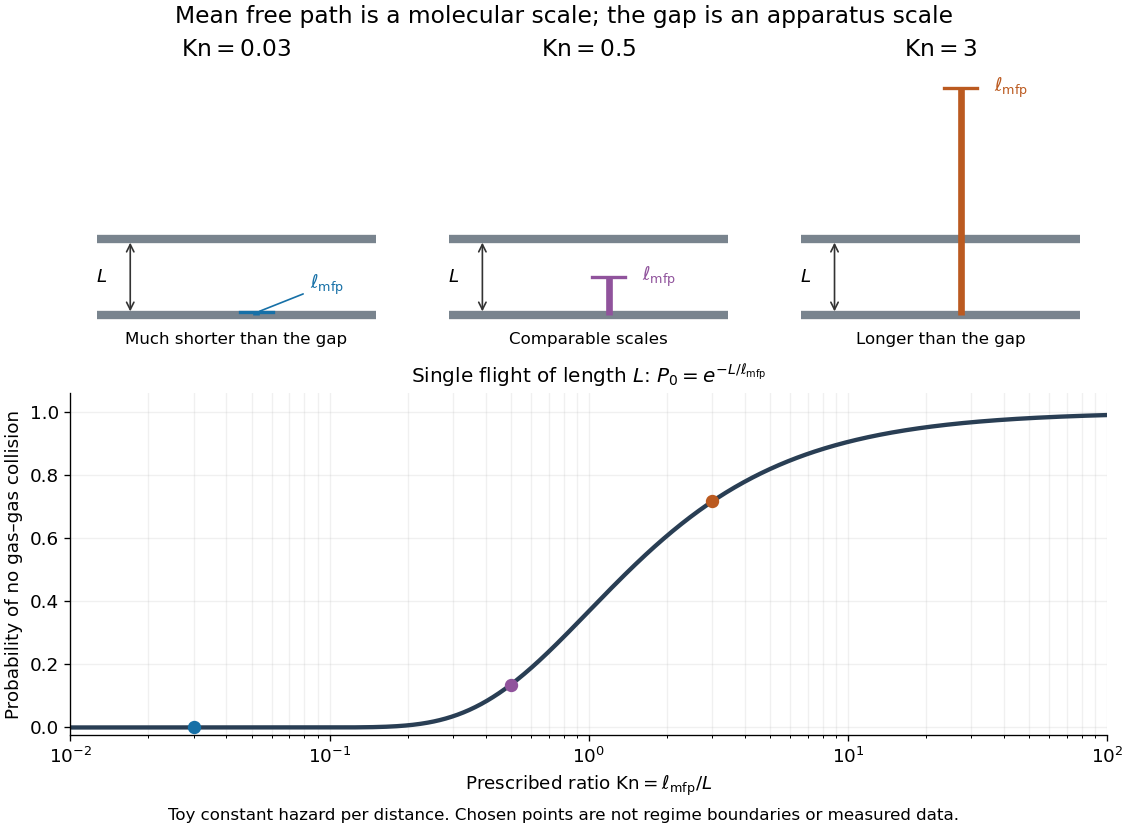

Write Python code to recreate this figure.
"""Draw scale comparisons and an explicitly fixed-hazard free-flight toy model.

Run from _media: MPLCONFIGDIR=/tmp/codex-wiki-matplotlib python3 ../knudsen-scale-and-flight-survival.py
Output: matching PNG basename in the current working directory.
Tested with Python 3.14.4, matplotlib 3.10.7, numpy 2.3.5.
No experimental data; lambda is a prescribed toy mean free path.
"""

from pathlib import Path

import matplotlib

matplotlib.use("Agg")
import matplotlib.pyplot as plt
import numpy as np


def main():
    plt.rcParams.update({"font.size": 11, "axes.spines.top": False, "axes.spines.right": False})
    fig = plt.figure(figsize=(9.4, 6.9), facecolor="white", layout="constrained")
    grid = fig.add_gridspec(2, 3, height_ratios=[1.05, 1.15])
    ratios = [0.03, 0.5, 3.0]
    colors = ["#1670a7", "#90539c", "#bb5a20"]
    labels = ["Much shorter than the gap", "Comparable scales", "Longer than the gap"]
    for i, (kn, color, label) in enumerate(zip(ratios, colors, labels)):
        ax = fig.add_subplot(grid[0, i])
        ax.set(xlim=(0, 1), ylim=(0, 2.9))
        ax.axis("off")
        # All three wall separations represent L=0.7 drawing units.
        low, high = 0.35, 1.05
        ax.plot([0.08, 0.92], [low, low], lw=5, color="#79848e", solid_capstyle="butt")
        ax.plot([0.08, 0.92], [high, high], lw=5, color="#79848e", solid_capstyle="butt")
        ax.annotate("", (0.18, high), (0.18, low), arrowprops={"arrowstyle": "<->", "color": "#333333"})
        ax.text(0.11, (low + high) / 2, "$L$", ha="right", va="center")
        ax.plot([0.56, 0.56], [low, low + kn * (high - low)], lw=4, color=color, solid_capstyle="butt")
        ax.plot([0.51, 0.61], [low + kn * (high - low)] * 2, lw=2, color=color)
        if i == 0:
            ax.annotate(r"$\ell_{\rm mfp}$", (0.56, low + kn * (high - low)), (0.72, 0.63),
                        color=color, va="center", arrowprops={"arrowstyle": "-", "color": color})
        else:
            ax.text(0.66, low + kn * (high - low), r"$\ell_{\rm mfp}$", color=color, va="center")
        ax.text(0.5, 2.75, rf"$\mathrm{{Kn}}={kn:g}$", ha="center", weight="bold", fontsize=14)
        ax.text(0.5, 0.08, label, ha="center", fontsize=10)
    ax = fig.add_subplot(grid[1, :])
    kns = np.geomspace(0.01, 100, 700)
    survival = np.exp(-1 / kns)
    ax.semilogx(kns, survival, color="#293e54", lw=2.6)
    for kn, color in zip(ratios, colors):
        p = float(np.exp(-1 / kn))
        ax.plot(kn, p, "o", color=color, ms=7, zorder=3)
    ax.set(xlabel=r"Prescribed ratio $\mathrm{Kn}=\ell_{\rm mfp}/L$", ylabel="Probability of no gas–gas collision",
           ylim=(-0.025, 1.06), xlim=(0.01, 100))
    ax.set_title(r"Single flight of length $L$: $P_0=e^{-L/\ell_{\rm mfp}}$", fontsize=12)
    ax.grid(alpha=0.18, which="both")
    fig.suptitle("Mean free path is a molecular scale; the gap is an apparatus scale", fontsize=14)
    fig.supxlabel("Toy constant hazard per distance. Chosen points are not regime boundaries or measured data.", fontsize=10)
    fig.savefig(Path(__file__).with_suffix(".png").name, dpi=120, facecolor="white", transparent=False)
    plt.close(fig)


if __name__ == "__main__":
    main()
